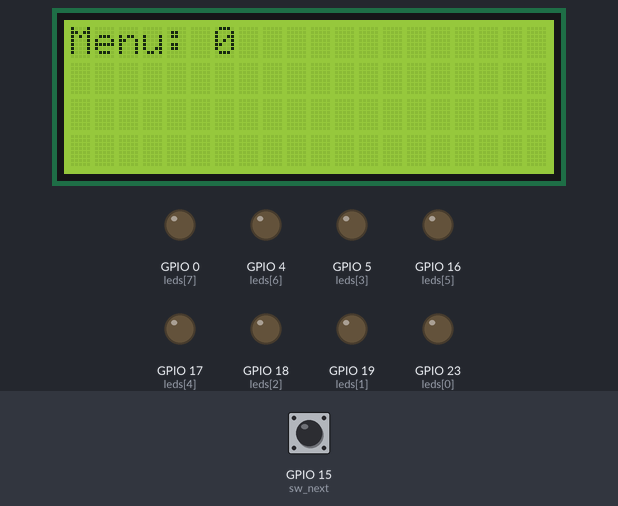
Bench run of a program on a simulated ESP32. Parts: 20×4 character LCD, output pins drawn as LEDs (lit = HIGH). Dashed ring = blinking. The inputs (shaded band) are chosen by the test bench; at power-on: GPIO 15 (sw_next) HIGH.

Above: at 1.2 s.
1.3 s: GPIO 15 (sw_next) pulled LOW for 0.15 s
At 2.4 s:
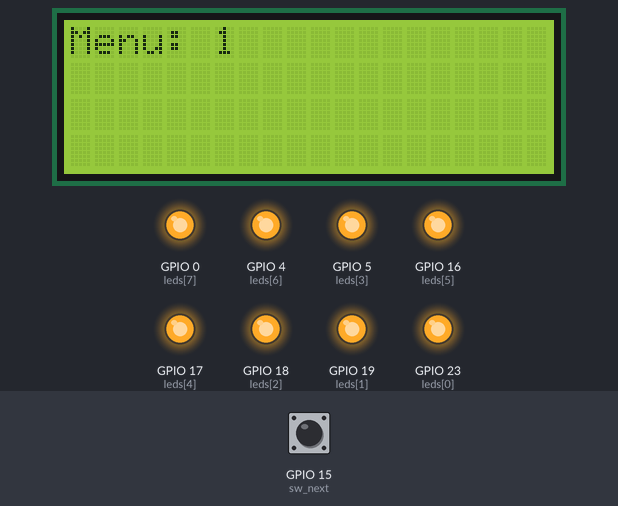
2.9 s: GPIO 15 (sw_next) pulled LOW for 1 s
At 3.36 s:
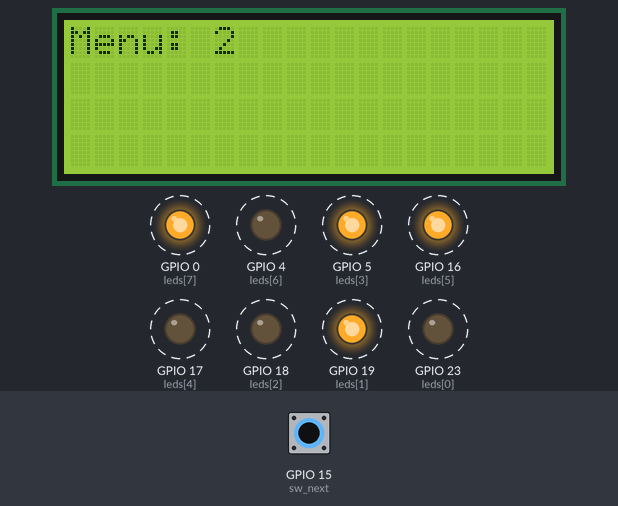
4.5 s: GPIO 15 (sw_next) pulled LOW for 0.15 s
At 4.61 s:
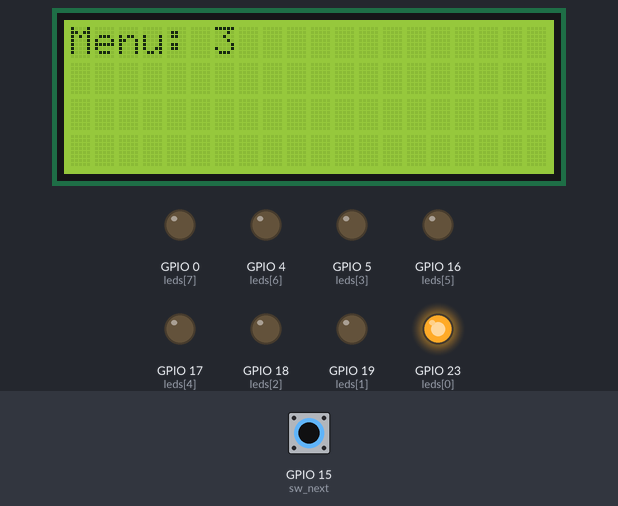
5.2 s: GPIO 15 (sw_next) pulled LOW for 1 s
At 6.6 s:
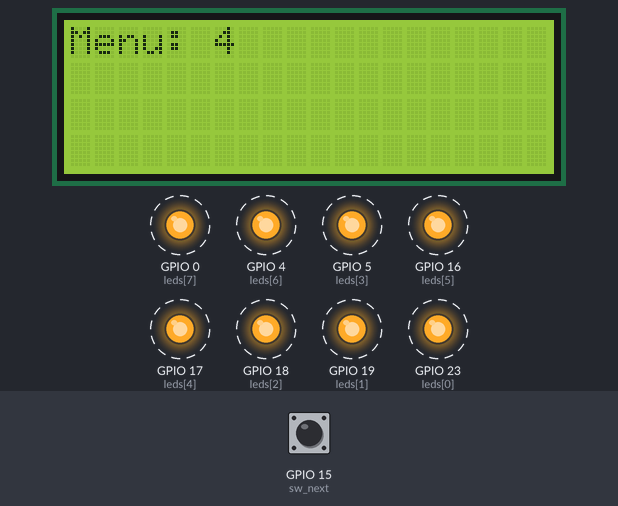
7.7 s: GPIO 15 (sw_next) pulled LOW for 3.2 s
At 9.31 s:
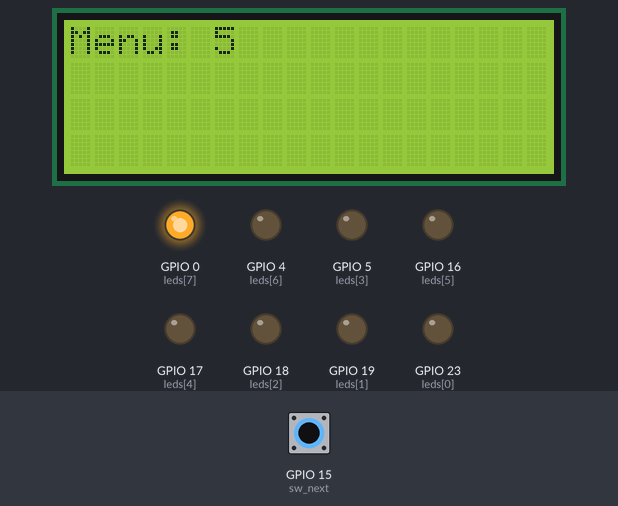
Timing chart, 0 to 12.5 s (numbered marks = the images above; inputs shaded):
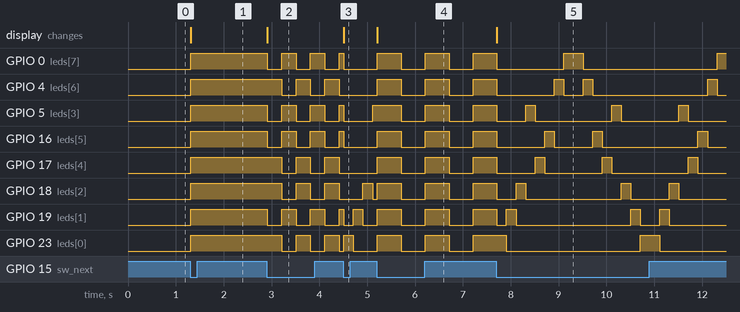

The program:

main.cpp
```cpp
// #include <Arduino.h>

// // กำหนดขา ADC สำหรับ Potentiometer 4 ตัว
// int potPins[] = {36, 39, 12, 13};
// // กำหนดขา GPIO สำหรับ LED 8 ดวง (แบ่งเป็น 4 กลุ่ม)
// int ledPins[][2] = {{23, 19}, {18, 5}, {17, 16}, {4, 0}};
// // PWM Channels สำหรับ LED แต่ละดวง
// int pwmChannels[] = {0, 1, 2, 3, 4, 5, 6, 7};
// int pwmFrequency = 5000;  // ความถี่ PWM 5kHz
// int pwmResolution = 8;    // ความละเอียด PWM 8 บิต (0-255)
// // ขา Digital Input สำหรับ Switch 6 ตัว
// int switchPins[] = {15, 2, 34, 35, 32, 33};

// bool chasingMode = false;  // โหมด Chasing LED
// bool systemEnabled = true; // ระบบเปิด/ปิด LED

// void setup() {
//   // ตั้งค่า PWM สำหรับ LED
//   for (int group = 0; group < 4; group++) {
//     for (int led = 0; led < 2; led++) {
//       int pin = ledPins[group][led];
//       int channel = pwmChannels[group * 2 + led];
//       ledcAttachPin(pin, channel);
//       ledcSetup(channel, pwmFrequency, pwmResolution);
//     }
//   }

//   // ตั้งค่า Switch เป็น Input
//   for (int i = 0; i < 6; i++) {
//     pinMode(switchPins[i], INPUT_PULLUP);
//   }
// }

// void loop() {
//   static bool lastSwitch5State = HIGH;
//   static bool lastSwitch6State = HIGH;

//   // ตรวจสอบ Switch ที่ 5 สำหรับสลับโหมดระหว่าง Potentiometer และ Chasing LED
//   bool currentSwitch5State = digitalRead(switchPins[4]);
//   if (lastSwitch5State == HIGH && currentSwitch5State == LOW) {
//     chasingMode = !chasingMode; // สลับโหมด
//     delay(200); // Debounce
//   }
//   lastSwitch5State = currentSwitch5State;

//   // ตรวจสอบ Switch ที่ 6 สำหรับเปิด/ปิดระบบทั้งหมด
//   bool currentSwitch6State = digitalRead(switchPins[5]);
//   if (lastSwitch6State == HIGH && currentSwitch6State == LOW) {
//     systemEnabled = !systemEnabled; // สลับสถานะระบบ
//     delay(200); // Debounce
//   }
//   lastSwitch6State = currentSwitch6State;

//   // หากระบบถูกปิด ให้ปิดไฟ LED ทั้งหมดและหยุดการทำงาน
//   if (!systemEnabled) {
//     for (int i = 0; i < 8; i++) {
//       int channel = pwmChannels[i];
//       ledcWrite(channel, 0); // ปิดไฟ LED ทุกดวง
//     }
//     return; // ออกจาก loop
//   }

//   // ระบบทำงานปกติ
//   if (chasingMode) {
//     // โหมด Chasing LED
//     for (int i = 0; i < 8; i++) {
//       for (int j = 0; j < 8; j++) {
//         int channel = pwmChannels[j];
//         ledcWrite(channel, (j == i) ? 255 : 0);
//       }
//       delay(200); // หน่วงเวลาเพื่อให้เกิดเอฟเฟกต์วิ่ง
//     }
//   } else {
//     // โหมดหรี่ไฟ (ควบคุมด้วย Potentiometer)
//     for (int group = 0; group < 4; group++) {
//       // ตรวจสอบสถานะของ Switch
//       if (digitalRead(switchPins[group]) == LOW) {
//         // Switch ปิด -> ปิด LED ทั้งสองดวงในกลุ่ม
//         for (int led = 0; led < 2; led++) {
//           int channel = pwmChannels[group * 2 + led];
//           ledcWrite(channel, 0);
//         }
//       } else {
//         // Switch เปิด -> ใช้งาน Potentiometer
//         int potValue = analogRead(potPins[group]);
//         int dutyCycle = map(potValue, 0, 4095, 0, 255);
//         for (int led = 0; led < 2; led++) {
//           int channel = pwmChannels[group * 2 + led];
//           ledcWrite(channel, dutyCycle);
//         }
//       }
//     }
//   }

//   // หน่วงเวลาเล็กน้อย
//   delay(10);
// }
```

Week4.cpp
```cpp
// #include <Wire.h>
// // YWROBOT
// // Compatible with the Arduino IDE 1.0
// // Library version:1.1
// #include <LiquidCrystal_I2C.h>

// LiquidCrystal_I2C lcd(0x27, 20, 4); // set the LCD address to 0x27 for a 16 chars and 2 line display

// int menu = 0;

// int sw_next = 15;
// int sw_ok = 2;

// int led1 = 23, led2 = 19, led3 = 18, led4 = 5, led5 = 17, led6 = 16, led7 = 4, led8 = 0;

// void setup()
// {
//     lcd.init(); // initialize the lcd
//     // Print a message to the LCD.
//     lcd.backlight();

//     pinMode(sw_next, INPUT_PULLUP);
//     pinMpde(sw_ok, INPUT_PULLUP);

//     pinMode(led1, OUTPUT);
//     pinMode(led2, OUTPUT);
//     pinMode(led3, OUTPUT);
//     pinMode(led4, OUTPUT);
//     pinMode(led5, OUTPUT);
//     pinMode(led6, OUTPUT);
//     pinMode(led7, OUTPUT);
//     pinMode(led8, OUTPUT);
// }

// void loop()
// {
//     int status_next = digitalRead(sw_next);

//     if (status_next == low)
//     {
//         menu++;
//         if (menu == 6)
//         {
//             menu = 0;
//         }
//         lcd.clear();
//         lcd.setCursor(0, 0);
//         led.print("Menu: ");
//         lcd.print(menu);
//     }

//     int status_ok = digitalRead(sw_ok);
//     if (status_ok == LOW)
//     {
//         if (menu == 0)
//         {
//             // pen all LED
//         }
//         else if (menu == 1)
//         {
//             // เปิด
//         }
//         else if (menu == 2)
//         {
//             // เปิด
//         }
//         else if (menu == 3)
//         {
//             // เปิด
//         }
//         else if (menu == 4)
//         {
//             // เปิด
//         }
//         else if (menu == 5)
//         {
//             // เปิด
//         }
//     }
// }
```

Week5.cpp
```cpp
#include <LiquidCrystal_I2C.h>

LiquidCrystal_I2C lcd(0x27, 20, 4); // set the LCD address to 0x27 for a 16 chars and 2 line display

int menu = 0;

int sw_next = 15;
int sw_ok = 2;

int leds[] = {23, 19, 18, 5, 17, 16, 4, 0};
const int num_leds = sizeof(leds) / sizeof(leds[0]);

// Function prototypes
void executeMenu(int menu);
void turnOnAllLEDs();
void blinkAlternateLEDs();
void rotateSingleLED();
void blinkInPairs();
void sequentialOnOff();
void blinkAllLEDs();
void turnOffAllLEDs();

void setup() {
    lcd.init(); // initialize the LCD
    lcd.backlight();

    pinMode(sw_next, INPUT_PULLUP);
    pinMode(sw_ok, INPUT_PULLUP);

    for (int i = 0; i < num_leds; i++) {
        pinMode(leds[i], OUTPUT);
    }

    lcd.clear();
    lcd.setCursor(0, 0);
    lcd.print("Menu: 0");
}

void loop() {
    static int last_next_state = HIGH;
    static int current_menu = 0;
    static unsigned long last_action_time = 0;

    int current_next_state = digitalRead(sw_next);

    // Handle menu navigation
    if (current_next_state == LOW && last_next_state == HIGH) {
        menu++;
        if (menu > 6) {
            menu = 0;
        }

        lcd.clear();
        lcd.setCursor(0, 0);
        lcd.print("Menu: ");
        lcd.setCursor(6, 0);
        lcd.print(menu);

        // Update current menu immediately
        current_menu = menu;
        last_action_time = millis(); // Reset the timer for debounce
    }

    // Execute the current menu
    if (current_menu == 0) {
        turnOffAllLEDs();
    } else {
        executeMenu(current_menu);
    }

    last_next_state = current_next_state;
}

void executeMenu(int menu) {
    switch (menu) {
        case 1:
            turnOnAllLEDs();
            break;
        case 2:
            blinkAlternateLEDs();
            break;
        case 3:
            rotateSingleLED();
            break;
        case 4:
            blinkInPairs();
            break;
        case 5:
            sequentialOnOff();
            break;
        case 6:
            blinkAllLEDs();
            break;
        default:
            turnOffAllLEDs();
            break;
    }
}

void turnOnAllLEDs() {
    for (int i = 0; i < num_leds; i++) {
        digitalWrite(leds[i], HIGH);
    }
}

void turnOffAllLEDs() {
    for (int i = 0; i < num_leds; i++) {
        digitalWrite(leds[i], LOW);
    }
}

void blinkAlternateLEDs() {
    static unsigned long last_time = 0;
    static bool state = false;

    if (millis() - last_time >= 300) {
        last_time = millis();
        state = !state;
        for (int i = 0; i < num_leds; i++) {
            digitalWrite(leds[i], (i % 2 == 0) == state ? HIGH : LOW);
        }
    }
}

void rotateSingleLED() {
    static int current_led = 0;
    static unsigned long last_time = 0;

    if (millis() - last_time >= 200) {
        last_time = millis();
        turnOffAllLEDs();
        digitalWrite(leds[current_led], HIGH);
        current_led = (current_led + 1) % num_leds;
    }
}

void blinkInPairs() {
    static unsigned long last_time = 0;
    static bool state = false;

    if (millis() - last_time >= 500) {
        last_time = millis();
        state = !state;
        if (state) {
            for (int i = 0; i < num_leds; i += 2) {
                digitalWrite(leds[i], HIGH);
                if (i + 1 < num_leds) {
                    digitalWrite(leds[i + 1], HIGH);
                }
            }
        } else {
            turnOffAllLEDs();
        }
    }
}

void sequentialOnOff() {
    static int current_led = 0;
    static bool ascending = true;
    static unsigned long last_time = 0;

    if (millis() - last_time >= 200) {
        last_time = millis();
        turnOffAllLEDs();
        digitalWrite(leds[current_led], HIGH);

        if (ascending) {
            current_led++;
            if (current_led >= num_leds) {
                current_led = num_leds - 1;
                ascending = false;
            }
        } else {
            current_led--;
            if (current_led < 0) {
                current_led = 0;
                ascending = true;
            }
        }
    }
}

void blinkAllLEDs() {
    static unsigned long last_time = 0;
    static bool state = false;

    if (millis() - last_time >= 500) {
        last_time = millis();
        state = !state;
        if (state) {
            turnOnAllLEDs();
        } else {
            turnOffAllLEDs();
        }
    }
}
```

Measured:
- after the input at 1.3 s, GPIO 0 (leds[7]), GPIO 4 (leds[6]), GPIO 5 (leds[3]), GPIO 16 (leds[5]), GPIO 17 (leds[4]), GPIO 18 (leds[2]), GPIO 19 (leds[1]), GPIO 23 (leds[0]): LOW → HIGH at once; the display: changes at once (image 1)
- after the input at 2.9 s, GPIO 0 (leds[7]), GPIO 5 (leds[3]), GPIO 16 (leds[5]), GPIO 19 (leds[1]): alternates HIGH for 0.30 s and LOW for 0.30 s, starting at once; GPIO 4 (leds[6]), GPIO 17 (leds[4]), GPIO 18 (leds[2]), GPIO 23 (leds[0]): alternates HIGH for 0.30 s and LOW for 0.30 s, starting after 0.31 s; the display: changes at once (image 2)
- after the input at 4.5 s, GPIO 4 (leds[6]), GPIO 17 (leds[4]): stays LOW (without the input it goes to HIGH after 0.21 s); the display: changes at once (image 3)
- after the input at 5.2 s, GPIO 4 (leds[6]), GPIO 16 (leds[5]), GPIO 17 (leds[4]): alternates HIGH for 0.50 s and LOW for 0.50 s, starting at once; the display: changes at once (image 4)
- after the input at 7.7 s, the display: changes at once (image 5)
